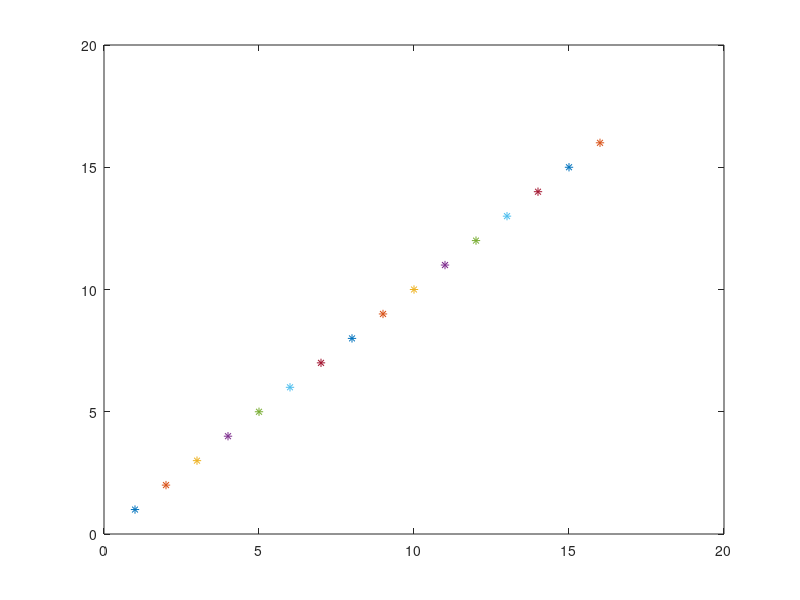
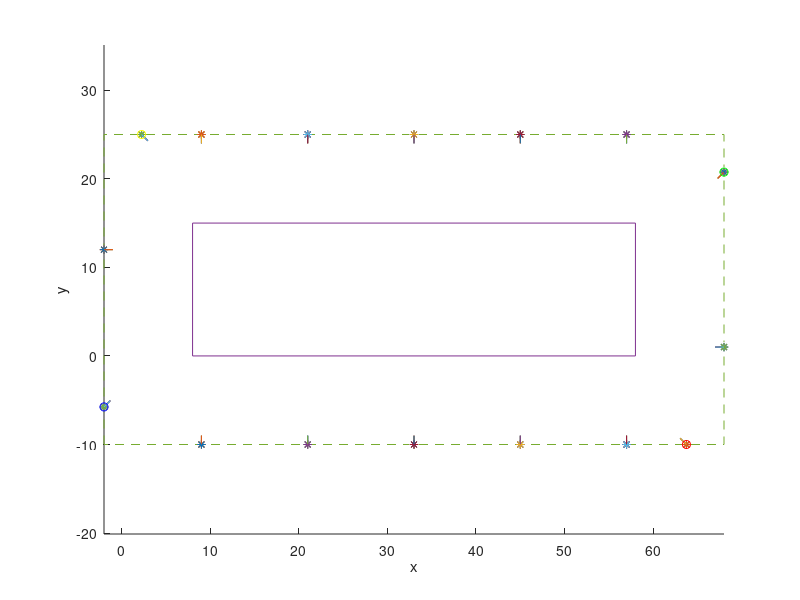

The MATLAB script that drew these images, in order:
clear; close all; clc;


o_shape = [8, 58; 0, 15; 0, 50];
max_dim = [diff(o_shape(1,:)); diff(o_shape(2,:)); diff(o_shape(3,:))];

array_dim = [120, 120]/10; 
s_lim = o_shape;
s_lim(:,1) = o_shape(:,1)-10;
s_lim(:,2) = o_shape(:,2)+10;


% X axis postions
residue_x_l = floor(mod(max_dim(1), array_dim(1))/2);
residue_x_r = mod(max_dim(1), array_dim(1)) - residue_x_l;
xx1 = o_shape(1,1)+residue_x_l : +array_dim(1) : o_shape(1,2)-residue_x_r;
xx2 = o_shape(1,2)-residue_x_r : -array_dim(1) : o_shape(1,1)+residue_x_l;
% Y axis postions
residue_y_l = floor(mod(max_dim(2), array_dim(1))/2);
residue_y_r = mod(max_dim(2), array_dim(1)) - residue_y_l;
yy1 = o_shape(2,1)+residue_y_l : +array_dim(1) : o_shape(2,2)-residue_y_r-1;
yy2 = o_shape(2,2)-residue_y_r-1 : -array_dim(1) : o_shape(2,1)+residue_y_l;
% Y axis positions
zz = o_shape(3,1) : array_dim(2) : o_shape(3,2)-array_dim(2);

diag_factor = array_dim(1)*sin(pi/4)/2;
u1 = [0,1,0];   u2 = [-1,0,0];   u3 = [0,-1,0];   u4 = [1,0,0];
d1 = [sqrt(2)/2, sqrt(2)/2, 0]; d2 = [-sqrt(2)/2, sqrt(2)/2, 0];
d3 = [-sqrt(2)/2, -sqrt(2)/2, 0]; d4 = [sqrt(2)/2, -sqrt(2)/2, 0];
v = [0,0,1];
positions{numel(zz)} = zeros(numel(xx1)+numel(yy1)+numel(xx2)+numel(yy2)+4,3);
list_u{numel(zz)} = zeros(numel(xx1)+numel(yy1)+numel(xx2)+numel(yy2)+4,3);
list_v{numel(zz)} = zeros(numel(xx1)+numel(yy1)+numel(xx2)+numel(yy2)+4,3);

for k = 1:length(zz)
    z = zz(k);
      
        
    lateral_1 = zeros(numel(xx1), 3);
    lateral_1(:,1) = xx1';
    lateral_1(:,2) = s_lim(2, 1);
    lateral_1(:,3) = z;
    vec_u1 = repmat(u1, numel(xx1), 1);
    vec_v1 = repmat(v, numel(xx1), 1);
    
    lateral_2 = zeros(numel(yy1), 3);
    lateral_2(:,1) = s_lim(1, 2);
    lateral_2(:,2) = yy1';
    lateral_2(:,3) = z;
    vec_u2 = repmat(u2, numel(yy1), 1);
    vec_v2 = repmat(v, numel(yy1), 1);
    
    lateral_3 = zeros(numel(xx2), 3);
    lateral_3(:,1) = xx2';
    lateral_3(:,2) = s_lim(2, 2);
    lateral_3(:,3) = z;
    vec_u3 = repmat(u3, numel(xx2), 1);
    vec_v3 = repmat(v, numel(xx2), 1);
    
    lateral_4 = zeros(numel(yy2), 3);
    lateral_4(:,1) = s_lim(1, 1);
    lateral_4(:,2) = yy2';
    lateral_4(:,3) = z;
    vec_u4 = repmat(u4, numel(yy2), 1);
    vec_v4 = repmat(v, numel(yy2), 1);
    
    diagonal_1 = [s_lim(1,1), s_lim(2,1) + diag_factor, z];
    diagonal_2 = [s_lim(1,2) - diag_factor, s_lim(2,1), z];
    diagonal_3 = [s_lim(1,2), s_lim(2,2) - diag_factor, z];
    diagonal_4 = [s_lim(1,1) + diag_factor, s_lim(2,2), z];
    
    positions{k} =  [diagonal_1; lateral_1;...
                     diagonal_2; lateral_2;...
                     diagonal_3; lateral_3;...
                     diagonal_4; lateral_4];
    list_u{k} = [d1; vec_u1; d2; vec_u2; d3; vec_u3; d4; vec_u4];
    list_v{k} = [v;  vec_v1; v;  vec_v2; v;  vec_v3; v;  vec_v4];
end

figure,
for c = 1:16
    plot(c,c,'*');
    hold on
end

positions = cell2mat(positions(:));
list_u = cell2mat(list_u(:));
list_v = cell2mat(list_v(:));


vec1 = positions+list_u;
vec2 = positions+list_v;

figure,
xlabel('x');ylabel('y');zlabel('z');
hold on
    
for c = 1:size(positions,1)
    
    plot3(positions(c,1), positions(c,2), positions(c,3), '*')
    
    xxx = [positions(c,1), vec1(c,1)];
    yyy = [positions(c,2), vec1(c,2)];
    zzz = [positions(c,3), vec1(c,3)];
    plot3(xxx, yyy, zzz)
    
    
    xxx = [positions(c,1), vec2(c,1)];
    yyy = [positions(c,2), vec2(c,2)];
    zzz = [positions(c,3), vec2(c,3)];
    plot3(xxx, yyy, zzz)
    
end

plot3([8, 8, 58, 58, 8], [0, 15, 15, 0, 0], [0, 0,0,0,0])
plot3([s_lim(1,1),s_lim(1,1),s_lim(1,2),s_lim(1,2),s_lim(1,1)],...
      [s_lim(2,1), s_lim(2,2), s_lim(2,2),s_lim(2,1),s_lim(2,1)],...
      [0, 0,0,0,0], '--')
axis equal

plot3(diagonal_1(1),diagonal_1(2),diagonal_1(3),'bo')
plot3(diagonal_2(1),diagonal_2(2),diagonal_2(3),'ro')
plot3(diagonal_3(1),diagonal_3(2),diagonal_3(3),'go')
plot3(diagonal_4(1),diagonal_4(2),diagonal_4(3),'yo')

